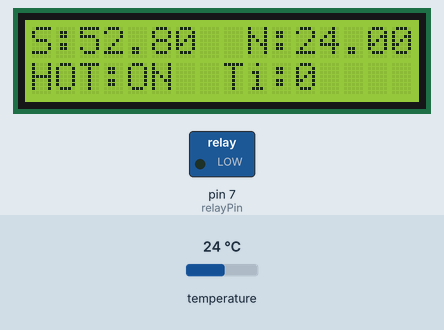
This sketch was run on a simulated Arduino Uno, built with avr-gcc and run on an emulated ATmega328P. Shown: 16×2 character LCD, switched loads named in the sketch (green lamp = pin HIGH). Inputs (shaded band) come from the test bench; at power-on: temperature 24 °C.

Above: at 1.2 s.
1.3 s: temperature set to 12 °C
At 2.2 s:
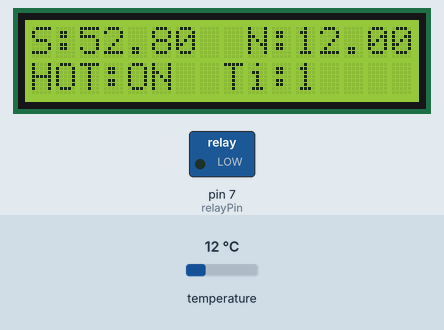
3.8 s: temperature set to 19 °C
At 4.5 s:
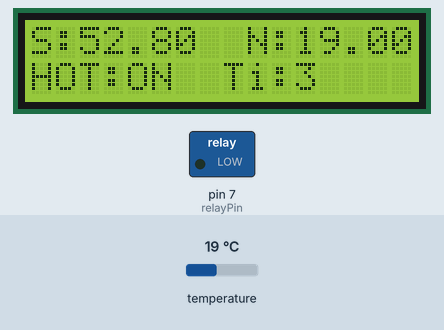
6.2 s: temperature set to 28 °C
At 8.0 s:
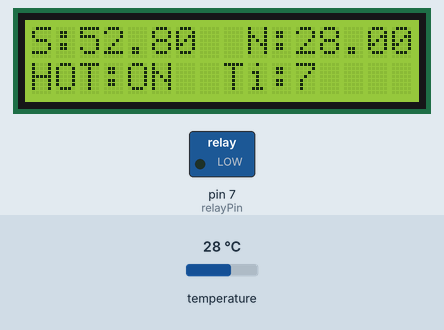
Timing chart, 0 to 9.5 s (numbered marks = the images above; inputs shaded):
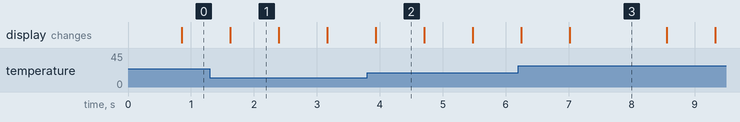

The sketch:

yaya.ino
```cpp
// Load Libraries for DS1820 and OneWire
#include <OneWire.h>
#include <DallasTemperature.h>
#include <LiquidCrystal.h>

// Variables for temperature readings
float myTemp;
float myHighTemp;
float myLowTemp = 50;
float mycookdo = 52.80;

// DS1820 Data wire is plugged into pin 4 on the Arduino
#define ONE_WIRE_BUS 6
// 建立 LiquidCrystal 的變數 lcd
//                 LCD 接腳:  rs, enable, d4, d5, d6, d7
//      對應到 Arduino 接腳:  12,     11,  5,  4,  3,  2
LiquidCrystal lcd(12, 11, 5, 4, 3, 2);
// Setup oneWire instance to communicate with devices
OneWire oneWire(ONE_WIRE_BUS);

// Pass oneWire reference to Dallas Temperature.
DallasTemperature sensors(&oneWire);
const int relayPin = 7;
int relayState = 0;


void setup()
{
  lcd.begin(16, 2);
  lcd.print("hello, world!");
  // start serial port
  pinMode(relayPin, OUTPUT);
   // Start the OneWire library
   sensors.begin();
}

void loop()
{

  // Read the temperature
  readtemp();
  // Write the Results to the serial Monitor
  lcd.setCursor(0, 0);
  lcd.clear();
  // 列印 Arduino 重開之後經過的秒數

  lcd.print("S:");
  lcd.print(mycookdo);

  lcd.print("  N:");
  lcd.print(myTemp);
  lcd.setCursor(0, 1);

  if (myTemp<mycookdo){
    relayState = 0;
    lcd.print("HOT:ON");
  }
  else{
    relayState = 1;
    lcd.print("HOT:OFF");
  }
  lcd.print("  Ti:");
  lcd.print(millis()/1000);
  digitalWrite(relayPin, relayState);
}

void readtemp()
{
  // call sensors.requestTemperatures() to issue a global temperature
  // request to all devices on the bus
  sensors.requestTemperatures(); // Send the command to get temperatures
  myTemp = (sensors.getTempCByIndex(0));
}
```

Measured:
- what the display in image 1 shows lasts 0.8 s, from 1.6 s to 2.4 s
- what the display in image 3 shows lasts 1.6 s, from 7.0 s to 8.6 s
